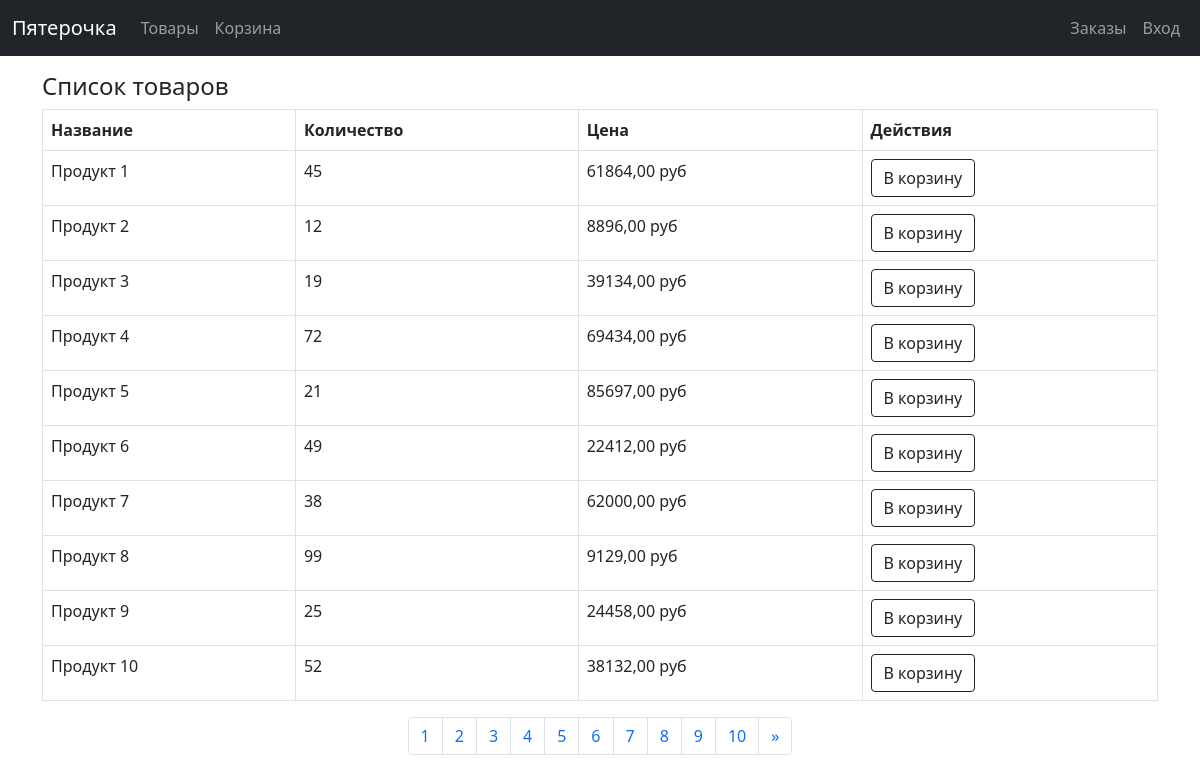
The page / on the database its author committed.
### application/models.py (models this page shows)
class Product(models.Model):
    name = models.CharField(
        verbose_name="Наименование", null=False, blank=False, max_length=100
    )
    price = models.FloatField(verbose_name="Цена", blank=False, null=False)
    count = models.IntegerField(
        verbose_name="Количество товара", null=False, blank=False
    )
    class Meta:
        db_table = "products"
        verbose_name = "Товар"
        verbose_name_plural = "Товары"

### application/views.py (the view)
# urls.py: path("", ProductList.as_view(), name="products"),
class ProductList(ListView):
    template_name = "products.html"
    model = Product
    queryset = Product.objects.all()
    paginate_by = 10

### application/templates/products.html (shortened to what this page needs)
{% extends 'base.html' %}
{% block content %}
    <h4 class="mt-3">Список товаров</h4>
    <table class="table - table-bordered">
        <thead>
            <tr>
                <th>Название</th>
                <th>Количество</th>
                <th>Цена</th>
                <th>Действия</th>
            </tr>
        </thead>
        <tbody>
            {% for product in object_list %}
                <tr>
                    <td>
                        {{product.name}}
                    </td>
                    <td>
                        {{product.count}}
                    </td>
                    <td>
                         {{product.price|floatformat:"2"}} руб
                    </td>
                    <td>
                        <a href="{% url 'application:bucket_add' product_id=product.pk %}"
                           class="btn btn-outline-dark">
                            В корзину
                        </a>
                    </td>
                </tr>
            {% endfor %}
        </tbody>
    </table>
    <nav class="center-block">
        <ul class="pagination justify-content-center">
          {% for i in page_obj.paginator.page_range %}
             <li class="page-item">
                 <a class="page-link" href="?page={{i}}">
                     {{i}}
                 </a>
             </li>
          {% endfor %}
          {% if page_obj.has_next %}
              <li class="page-item">
                  <a class="page-link" href="?page={{page_obj.next_page_number}}" aria-label="Next">
                      <span aria-hidden="true">&raquo;</span>
                  </a>
              </li>
          {%endif %}
        </ul>
    </nav>
{% endblock %}

### rows shown on the page
Product: name "Продукт 1", count "45", price "61864,00"
Product: name "Продукт 2", count "12", price "8896,00"
Product: name "Продукт 3", count "19", price "39134,00"
Product: name "Продукт 4", count "72", price "69434,00"
Product: name "Продукт 5", count "21", price "85697,00"
Product: name "Продукт 6", count "49", price "22412,00"
Product: name "Продукт 7", count "38", price "62000,00"
Product: name "Продукт 8", count "99", price "9129,00"
Product: name "Продукт 9", count "25", price "24458,00"
Product: name "Продукт 10", count "52", price "38132,00"

### other values the page prints
{{ i }} "1" "2" "3" "4" "5" "6" "7" "8" "9" "10"
